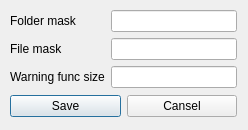
<?xml version="1.0" encoding="UTF-8"?>
<ui version="4.0">
 <class>OptionsWindow</class>
 <widget class="QDialog" name="OptionsWindow">
  <property name="geometry">
   <rect>
    <x>0</x>
    <y>0</y>
    <width>248</width>
    <height>130</height>
   </rect>
  </property>
  <property name="windowTitle">
   <string>Options</string>
  </property>
  <widget class="QWidget" name="layoutWidget">
   <property name="geometry">
    <rect>
     <x>10</x>
     <y>10</y>
     <width>227</width>
     <height>107</height>
    </rect>
   </property>
   <layout class="QVBoxLayout" name="verticalLayout">
    <item>
     <layout class="QFormLayout" name="formLayout">
      <item row="0" column="0">
       <widget class="QLabel" name="lblFolder">
        <property name="text">
         <string>Folder mask</string>
        </property>
       </widget>
      </item>
      <item row="0" column="1">
       <widget class="QLineEdit" name="lineEdFolder"/>
      </item>
      <item row="1" column="1">
       <widget class="QLineEdit" name="lineEdFile"/>
      </item>
      <item row="2" column="0">
       <widget class="QLabel" name="lblSize">
        <property name="text">
         <string>Warning func size</string>
        </property>
       </widget>
      </item>
      <item row="2" column="1">
       <widget class="QLineEdit" name="lineEdSize"/>
      </item>
      <item row="1" column="0">
       <widget class="QLabel" name="lblFile">
        <property name="text">
         <string>File mask</string>
        </property>
       </widget>
      </item>
     </layout>
    </item>
    <item>
     <layout class="QHBoxLayout" name="horizontalLayout">
      <item>
       <widget class="QPushButton" name="bSave">
        <property name="text">
         <string>Save</string>
        </property>
       </widget>
      </item>
      <item>
       <widget class="QPushButton" name="bCansel">
        <property name="text">
         <string>Cansel</string>
        </property>
       </widget>
      </item>
     </layout>
    </item>
   </layout>
  </widget>
 </widget>
 <resources/>
 <connections/>
</ui>
